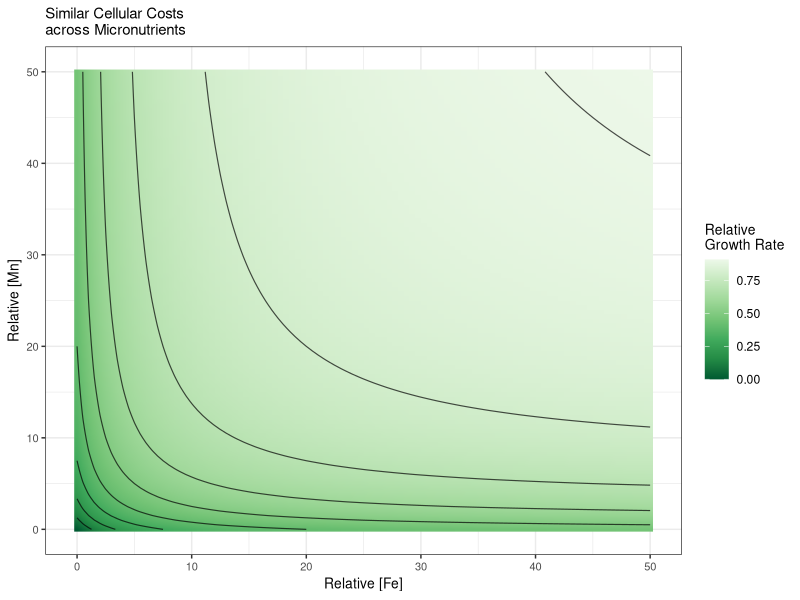
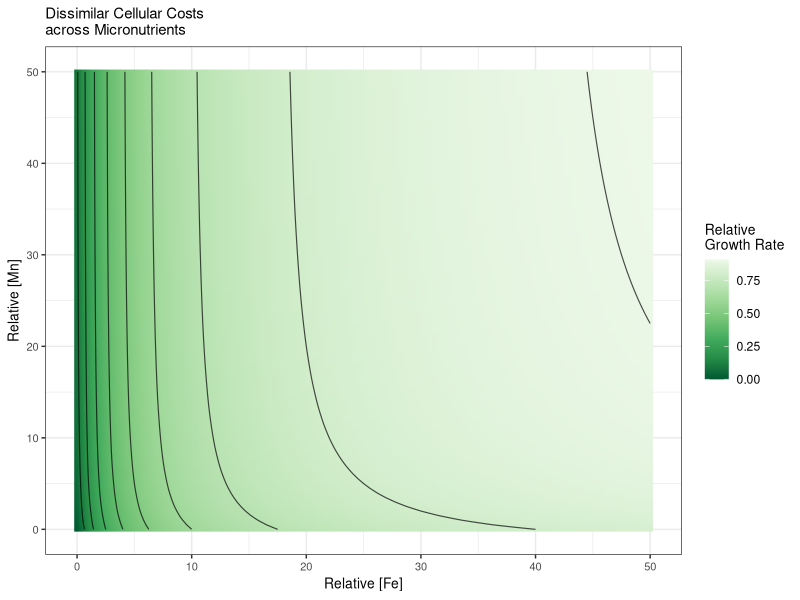
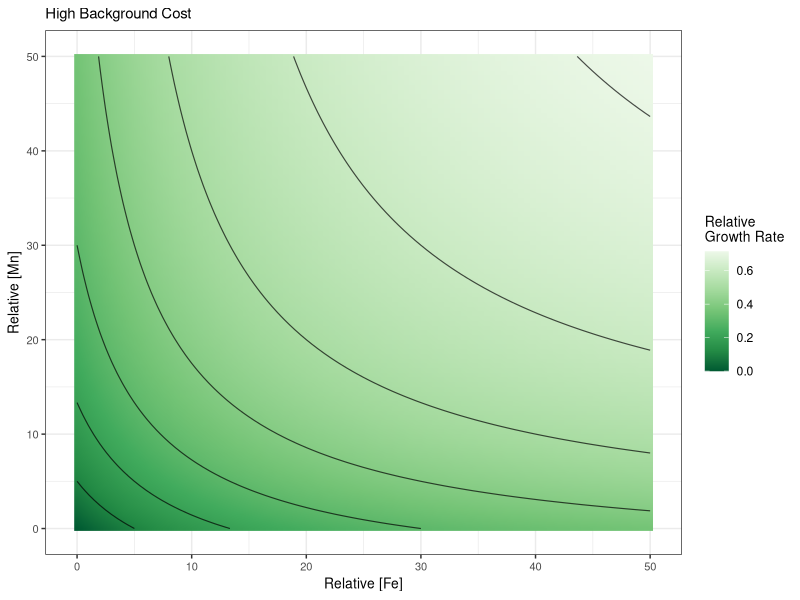
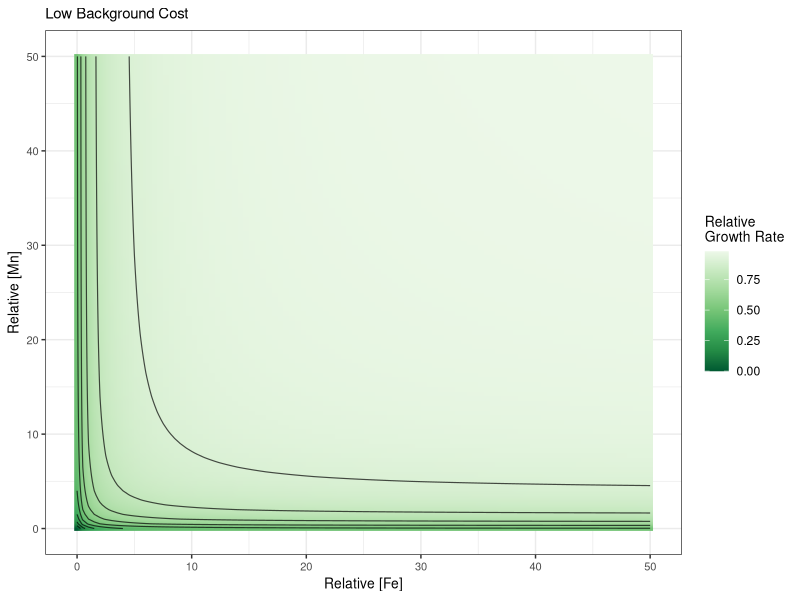

The R source for these figures, in order:
library(dplyr)
library(ggplot2)
library(magrittr)

# plots and equations for phenomenological model in supplementary materials

growth_func <- function(theta_fe, fex, mnx, kfe = 5, kmn = 5){
  out_val <- theta_fe*((fex/(kfe + fex)) - (mnx/(kmn + mnx))) + (mnx/(kmn + mnx))
  
  return(out_val)
}

growth_func_full <- function(theta_fe, fex, mnx, kfe = 5, kmn = 5){
  out_val <- fex/(kfe + fex) - mnx/(kmn + mnx)
  
  return(out_val)
}

growth_mn_deriv <- function(theta_fe, fex, mnx, kfe = 5, kmn = 5){
  out_val <- -1*kfe*(theta_fe - 1)/(mnx + kfe)^2
  return(out_val)
}
growth_fe_deriv <- function(theta_fe, fex, mnx, kfe = 5, kmn = 5){
  out_val <- kfe*(theta_fe)/(fex + kfe)^2
  return(out_val)
}

interpolate_phenom_model <- function(x_val, y_val, z_val, x_name, y_name, z_name, df){
  
  
  # unique light levels
  df_master <- data.frame(x_name = numeric(), 
                          y_name = numeric(),
                          z_name = numeric())
  
  x_val_filt <- df$x_val
  y_val_filt <- df$y_val
  z_val_filt <- df$z_val
  
  # Create grid
  grd <- expand.grid(x = seq(min(x_val_filt),
                             max(x_val_filt),
                             length=50), 
                     y = seq(min(y_val_filt), 
                             max(y_val_filt), 
                             length=50))
  
  # Find points in convex hull
  mask <- pinpoly(cbind(x_val_filt, 
                        y_val_filt)[chull(x_val_filt, 
                                          y_val_filt),], 
                  as.matrix(grd))
  
  # Crop grid to convex hull
  grd <- grd[mask == 2,]
  
  # Interpolate to points in convex hull
  res <- interpp(x_val_filt, 
                 y_val_filt, 
                 z = z_val_filt, 
                 xo = grd$x, 
                 yo = grd$y)
  
  new_df <- data.frame(name1 = res$x, 
                       name2 = res$y, 
                       name3 = res$z)
  
  
  return(new_df)
  
}

get_mn_fe_df <- function(fex_seq, theta_fe, k_vec = c(5, 5)){
  
  all_growth_vals <- c()
  all_growth_vals_deriv <- c()
  all_growth_mn_deriv <- c()
  fex_seq_vals <- c()
  mnx_seq_vals <- c()
  
  for(i in 1:length(fex_seq)){
    
    growth_vec <- growth_func(theta_fe = theta_fe, 
                              fex = fex_seq,
                              mnx = fex_seq[i],
                              kfe = k_vec[1],
                              kmn = k_vec[2])
    growth_vec_deriv <- growth_func_full(theta_fe = theta_fe, 
                                         fex = fex_seq,
                                         mnx = fex_seq[i],
                                         kfe = k_vec[1],
                                         kmn = k_vec[2])
    
    all_growth_vals <- c(growth_vec, all_growth_vals)
    all_growth_vals_deriv <- c(growth_vec_deriv, all_growth_vals_deriv)
    fex_seq_vals <- c(fex_seq, fex_seq_vals)
    mnx_seq_vals <- c(rep(fex_seq[i], length(fex_seq)), mnx_seq_vals)
  }
  
  df_out <- data.frame(u_trans = all_growth_vals,
                       fex = fex_seq_vals,
                       mnx = mnx_seq_vals,
                       u_trans_deriv = all_growth_vals_deriv)
  return(df_out)
}

list_of_theta_fe <- function(fex_seq, theta_fe_seq = c(0.1, 0.5, 0.9),
                             k_vec = c(5, 5)){
  
  df_out <- data.frame(u_trans = numeric(),
                       fex = numeric(),
                       mnx = numeric(),
                       cost_inter = numeric())
  
  for(j in 1:length(theta_fe_seq)){
    df_temp <- get_mn_fe_df(fex_seq = fex_seq, 
                            theta_fe = theta_fe_seq[j],
                            k_vec = k_vec)
    df_temp$cost_inter <- rep(theta_fe_seq[j], nrow(df_temp))
    
    df_out <- rbind(df_temp, df_out)
  }
  
  df_out$cost_inter <- factor(df_out$cost_inter)
  
  levels(df_out$cost_inter) <- paste('Fe Protein Cost: ', levels(df_out$cost_inter)) 
  
  return(df_out)
}

## plotting phenom model with background costs and ratios of costs

fex_conc <- seq(0, 50, by = 0.5)

test <- get_mn_fe_df(fex_seq = fex_conc, theta_fe = 0.5)

phi05 <- list_of_theta_fe(fex_seq = fex_conc, theta_fe_seq = c(0.5))
phi05_p <- phi05 %>% 
  ggplot(aes(x = fex, y = mnx, fill = u_trans)) +
  theme_bw() +
  # ggtitle(expression(paste('Fe Cost Parameter (', psi[italic(Fe)], ") = 0.5"))) +
  ggtitle('Similar Cellular Costs\nacross Micronutrients') +
  geom_raster(interpolate = TRUE) +
  geom_contour(aes(z = u_trans),
               colour = 'black', lwd = 0.4,
               alpha = 0.7) +
  scale_fill_distiller(palette = 'Greens', 
                       name = 'Relative\nGrowth Rate') +
  labs(y = 'Relative [Mn]', x = 'Relative [Fe]') +
  theme(axis.title = element_text(size = 10),
        axis.text = element_text(size = 8),
        title = element_text(size = 9),
        legend.title = element_text(size = 10),
        strip.background = element_rect(fill = 'white'));phi05_p


phi09 <- list_of_theta_fe(fex_seq = fex_conc, theta_fe_seq = c(0.9),
                          c(5, 5))
phi09_p <- phi09 %>% 
  ggplot(aes(x = fex, y = mnx, fill = u_trans)) +
  theme_bw() +
  # facet_grid(~cost_inter) +
  # ggtitle(expression(paste('Fe Cost Parameter (', psi[italic(Fe)], ") = 0.9"))) +
  ggtitle('Dissimilar Cellular Costs\nacross Micronutrients') +
  geom_raster(interpolate = TRUE) +
  geom_contour(aes(z = u_trans),
               colour = 'black', lwd = 0.4,
               alpha = 0.7) +
  scale_fill_distiller(palette = 'Greens', 
                       name = 'Relative\nGrowth Rate') +
  labs(y = 'Relative [Mn]', x = 'Relative [Fe]') +
  theme(axis.title = element_text(size = 10),
        axis.text = element_text(size = 8),
        title = element_text(size = 9),
        legend.title = element_text(size = 10),
        strip.background = element_rect(fill = 'white'));phi09_p



phi05_high_k <- list_of_theta_fe(fex_seq = fex_conc, theta_fe_seq = c(0.5),
                          c(20, 20))
phi05_high_k_p <- phi05_high_k %>% 
  ggplot(aes(x = fex, y = mnx, fill = u_trans)) +
  theme_bw() +
  # facet_grid(~cost_inter) +
  # ggtitle(expression(paste('Half Saturation Constant (', italic(K), ") = 20"))) +
  ggtitle('High Background Cost') +
  geom_raster(interpolate = TRUE) +
  geom_contour(aes(z = u_trans),
               colour = 'black', lwd = 0.4,
               alpha = 0.7) +
  scale_fill_distiller(palette = 'Greens', 
                       name = 'Relative\nGrowth Rate') +
  labs(y = 'Relative [Mn]', x = 'Relative [Fe]') +
  theme(axis.title = element_text(size = 10),
        axis.text = element_text(size = 8),
        title = element_text(size = 9),
        legend.title = element_text(size = 10),
        strip.background = element_rect(fill = 'white'));phi05_high_k_p
# 
phi05_low_k <- list_of_theta_fe(fex_seq = fex_conc, theta_fe_seq = c(0.5),
                          c(1, 1))
phi05_low_k_p <- phi05_low_k %>% 
  ggplot(aes(x = fex, y = mnx, fill = u_trans)) +
  theme_bw() +
  # facet_grid(~cost_inter) +
  # ggtitle(expression(paste('Half Saturation Constant (', italic(K), ") = 1"))) +
  ggtitle('Low Background Cost') +
  geom_raster(interpolate = TRUE) +
  geom_contour(aes(z = u_trans),
               colour = 'black', lwd = 0.4,
               alpha = 0.7) +
  scale_fill_distiller(palette = 'Greens', 
                       name = 'Relative\nGrowth Rate') +
  labs(y = 'Relative [Mn]', x = 'Relative [Fe]') +
  theme(axis.title = element_text(size = 10),
        axis.text = element_text(size = 8),
        title = element_text(size = 9),
        legend.title = element_text(size = 10),
        strip.background = element_rect(fill = 'white'));phi05_low_k_p


